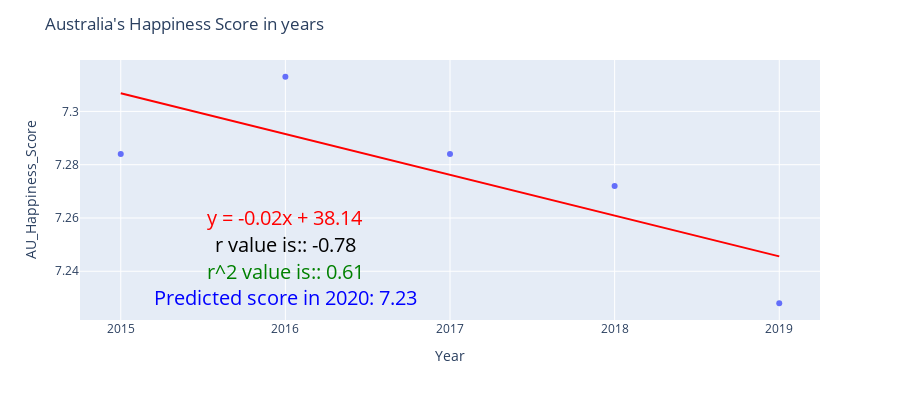
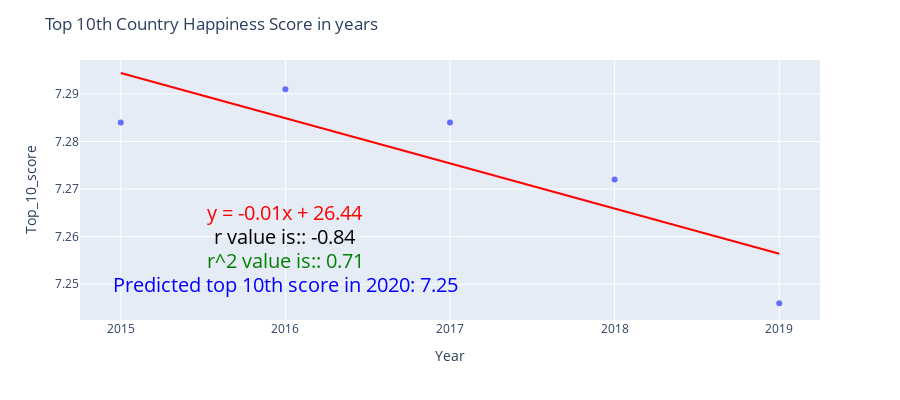

These figures' notebook cell, in order:
### Code cell
# Australia linear equation & prediction score in 2020 using plotly
x_axis = au_pd["Year"]
y_axis = au_pd["AU_Happiness_Score"]
au_2020 = 2020
slope, intercept, r_value, p_value, std_err = st.linregress(x_axis, y_axis)
au_predicted_score = round(slope * au_2020 + intercept,2)
line_eq = "y = " + str(round(slope,2)) + "x + " + str(round(intercept,2))

fig = px.scatter(au_pd, x = "Year", y = "AU_Happiness_Score", opacity=1, 
    trendline = "ols", trendline_color_override = "red")
fig.update_xaxes(nticks=5)
fig.update_layout(height=400, title_text = "Australia's Happiness Score in years",
                annotations = [dict(x = 2016, y = 7.26, text = line_eq, font_size = 20, font_color = "red",
                              showarrow = False), 
                              dict(x = 2016, y = 7.25, text = f"r value is:: {round(r_value, 2)}",
                              font_size = 20, font_color = "black", showarrow = False), 
                              dict(x = 2016, y = 7.24, text = f"r^2 value is:: {round(r_value**2, 2)}",
                              font_size = 20, font_color = "green", showarrow = False),  
                              dict(x = 2016, y = 7.23, text = f"Predicted score in 2020: {au_predicted_score}", 
                              font_size = 20, font_color = "blue", showarrow = False)
                              ])
fig.show()


# Top 10 minimum score linear equation & prediction score in 2020 using plotly
x_axis = au_pd["Year"]
y_axis = au_pd["Top_10_score"]
top_10_2020 = 2020
slope, intercept, r_value, p_value, std_err = st.linregress(x_axis, y_axis)
top_10_predicted_score = round(slope * top_10_2020 + intercept,2)
line_eq = "y = " + str(round(slope,2)) + "x + " + str(round(intercept,2))

fig = px.scatter(au_pd, x = "Year", y = "Top_10_score", opacity=1, 
    trendline = "ols", trendline_color_override = "red")
fig.update_xaxes(nticks=5)
fig.update_layout(height=400, title_text = "Top 10th Country Happiness Score in years",
                annotations = [dict(x = 2016, y = 7.265, text = line_eq, font_size = 20, font_color = "red",
                              showarrow = False), 
                              dict(x = 2016, y = 7.26, text = f"r value is:: {round(r_value, 2)}",
                              font_size = 20, font_color = "black", showarrow = False), 
                              dict(x = 2016, y = 7.255, text = f"r^2 value is:: {round(r_value**2, 2)}",
                              font_size = 20, font_color = "green", showarrow = False),   
                              dict(x = 2016, y = 7.25,
                              text = f"Predicted top 10th score in 2020: {top_10_predicted_score}",
                              font_size = 20, font_color = "blue", showarrow = False)])

fig.show()

### Figure 1 — Plotly figure (JSON) as saved in the notebook; plotly's stock layout.template omitted (floating-point values rounded to 4 significant figures)
{"data": [{"hovertemplate": "Year=%{x}<br>AU_Happiness_Score=%{y}<extra></extra>", "legendgroup": "", "marker": {"color": "#636efa", "opacity": 1, "symbol": "circle"}, "mode": "markers", "name": "", "orientation": "v", "showlegend": false, "type": "scatter", "x": [2015, 2016, 2017, 2018, 2019], "xaxis": "x", "y": [7.284, 7.313, 7.284, 7.272, 7.228], "yaxis": "y"}, {"hovertemplate": "<b>OLS trendline</b><br>AU_Happiness_Score = -0.0153 * Year + 38.1363<br>R<sup>2</sup>=0.613315<br><br>Year=%{x}<br>AU_Happiness_Score=%{y} <b>(trend)</b><extra></extra>", "legendgroup": "", "line": {"color": "red"}, "marker": {"color": "#636efa", "symbol": "circle"}, "mode": "lines", "name": "", "showlegend": false, "type": "scatter", "x": [2015, 2016, 2017, 2018, 2019], "xaxis": "x", "y": [7.307, 7.291, 7.276, 7.261, 7.246], "yaxis": "y"}], "layout": {"annotations": [{"font": {"color": "red", "size": 20}, "showarrow": false, "text": "y = -0.02x + 38.14", "x": 2016, "y": 7.26}, {"font": {"color": "black", "size": 20}, "showarrow": false, "text": "r value is:: -0.78", "x": 2016, "y": 7.25}, {"font": {"color": "green", "size": 20}, "showarrow": false, "text": "r^2 value is:: 0.61", "x": 2016, "y": 7.24}, {"font": {"color": "blue", "size": 20}, "showarrow": false, "text": "Predicted score in 2020: 7.23", "x": 2016, "y": 7.23}], "height": 400, "legend": {"tracegroupgap": 0}, "margin": {"t": 60}, "title": {"text": "Australia's Happiness Score in years"}, "xaxis": {"anchor": "y", "domain": [0, 1], "nticks": 5, "title": {"text": "Year"}}, "yaxis": {"anchor": "x", "domain": [0, 1], "title": {"text": "AU_Happiness_Score"}}}}

### Figure 2 — Plotly figure (JSON) as saved in the notebook; plotly's stock layout.template omitted (floating-point values rounded to 4 significant figures)
{"data": [{"hovertemplate": "Year=%{x}<br>Top_10_score=%{y}<extra></extra>", "legendgroup": "", "marker": {"color": "#636efa", "opacity": 1, "symbol": "circle"}, "mode": "markers", "name": "", "orientation": "v", "showlegend": false, "type": "scatter", "x": [2015, 2016, 2017, 2018, 2019], "xaxis": "x", "y": [7.284, 7.291, 7.284, 7.272, 7.246], "yaxis": "y"}, {"hovertemplate": "<b>OLS trendline</b><br>Top_10_score = -0.0095 * Year + 26.4369<br>R<sup>2</sup>=0.712201<br><br>Year=%{x}<br>Top_10_score=%{y} <b>(trend)</b><extra></extra>", "legendgroup": "", "line": {"color": "red"}, "marker": {"color": "#636efa", "symbol": "circle"}, "mode": "lines", "name": "", "showlegend": false, "type": "scatter", "x": [2015, 2016, 2017, 2018, 2019], "xaxis": "x", "y": [7.294, 7.285, 7.275, 7.266, 7.256], "yaxis": "y"}], "layout": {"annotations": [{"font": {"color": "red", "size": 20}, "showarrow": false, "text": "y = -0.01x + 26.44", "x": 2016, "y": 7.265}, {"font": {"color": "black", "size": 20}, "showarrow": false, "text": "r value is:: -0.84", "x": 2016, "y": 7.26}, {"font": {"color": "green", "size": 20}, "showarrow": false, "text": "r^2 value is:: 0.71", "x": 2016, "y": 7.255}, {"font": {"color": "blue", "size": 20}, "showarrow": false, "text": "Predicted top 10th score in 2020: 7.25", "x": 2016, "y": 7.25}], "height": 400, "legend": {"tracegroupgap": 0}, "margin": {"t": 60}, "title": {"text": "Top 10th Country Happiness Score in years"}, "xaxis": {"anchor": "y", "domain": [0, 1], "nticks": 5, "title": {"text": "Year"}}, "yaxis": {"anchor": "x", "domain": [0, 1], "title": {"text": "Top_10_score"}}}}
